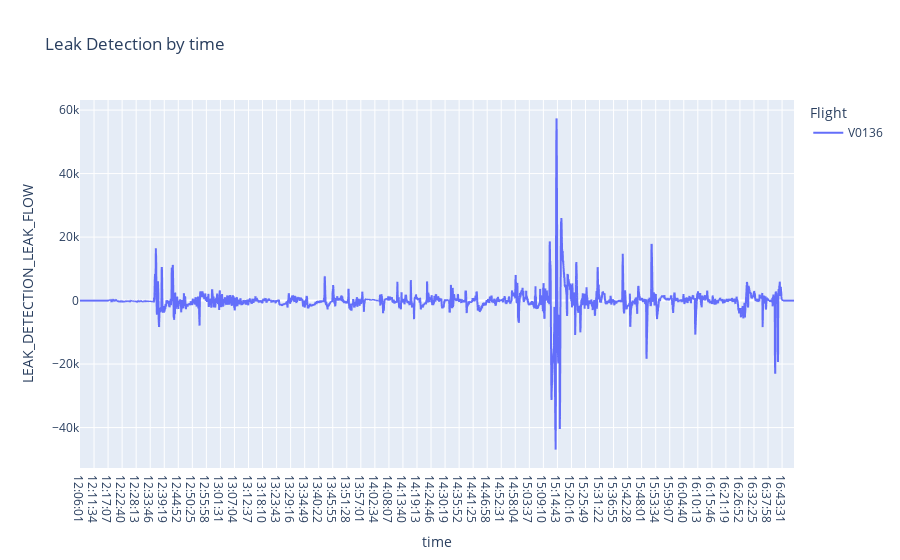

Notebook cell for this chart:
### Code cell
onethreesix = msn02[msn02["Flight"]=="V0136"]

fig = px.line(onethreesix, 
        x='time', 
        y='LEAK_DETECTION_LEAK_FLOW', 
        color='Flight',
        title="Leak Detection by time")

fig.show()

### Figure 1 — Plotly figure (JSON) as saved in the notebook; plotly's stock layout.template omitted (floating-point values rounded to 4 significant figures; data arrays with more than 128 entries replaced by an {"elided": "..."} marker saying what was removed)
{"data": [{"hovertemplate": "Flight=V0136<br>time=%{x}<br>LEAK_DETECTION_LEAK_FLOW=%{y}<extra></extra>", "legendgroup": "V0136", "line": {"color": "#636efa", "dash": "solid"}, "marker": {"symbol": "circle"}, "mode": "lines", "name": "V0136", "showlegend": true, "type": "scattergl", "x": {"elided": "16934 str values"}, "xaxis": "x", "y": {"elided": "16934 float values"}, "yaxis": "y"}], "layout": {"legend": {"title": {"text": "Flight"}, "tracegroupgap": 0}, "title": {"text": "Leak Detection by time"}, "xaxis": {"anchor": "y", "domain": [0, 1], "title": {"text": "time"}}, "yaxis": {"anchor": "x", "domain": [0, 1], "title": {"text": "LEAK_DETECTION_LEAK_FLOW"}}}}
